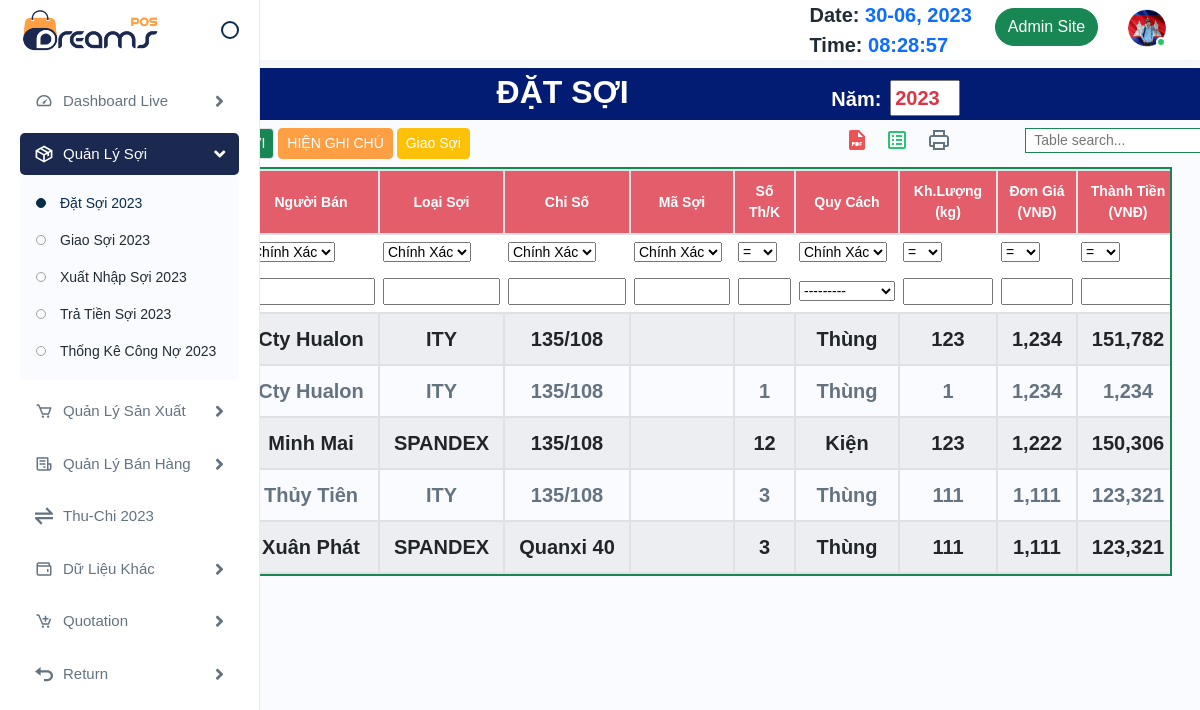
/yarn/order_hn/2023/ (signed in), run on the app's committed database.
### yarn_manage/models.py (models this page shows, shortened)
class YarnOrder(models.Model):
    Package_choice = [('T', 'Thùng'), ('K', 'Kiện'), ]
    Date = models.DateField(verbose_name='Ngày:')
    year = models.SmallIntegerField(editable=False)
    Vendor = models.ForeignKey(YarnVendor, on_delete=models.RESTRICT, verbose_name='Người Bán:')
    YarnType = models.ForeignKey(YarnType, on_delete=models.RESTRICT, verbose_name='Loại Sợi:')
    YarnStats = models.CharField(max_length=15, verbose_name='Chỉ Số Sợi:')
    YarnCode = models.CharField(max_length=10, null=True, blank=True, verbose_name='Mã Sợi:')
    Box_Pack = models.CharField(max_length=1, choices=Package_choice, verbose_name='Quy Cách:')
    BoxQty = models.PositiveSmallIntegerField(null=True, blank=True, verbose_name='Số Thùng/Kiện:')
    Weight = models.DecimalField(max_digits=9, decimal_places=2, validators=[MinValueValidator(1)],
                                 verbose_name='Khối Lượng:')
    Price = models.DecimalField(max_digits=9, decimal_places=2, validators=[MinValueValidator(1000)],
                                verbose_name='Đơn Giá:')
    BatchNo = models.PositiveSmallIntegerField(validators=[MinValueValidator(1)], verbose_name='Số Lô:')
    BatchID = models.CharField(max_length=10, unique=True, blank=True, editable=False, verbose_name='Mã Lô:')
    Amount = models.DecimalField(max_digits=12, decimal_places=2, editable=False, verbose_name='Thành Tiền:')
    Rest_B = models.SmallIntegerField(null=True, blank=True, editable=False, verbose_name='Số Th/K Còn Lại:')
    Rest_W = models.DecimalField(null=True, blank=True, editable=False, max_digits=9, decimal_places=2, verbose_name='Kh/Lượng Còn:')
    Note = models.CharField(max_length=100, blank=True, null=True, verbose_name='Ghi Chú:')
    Creator = models.ForeignKey(User, blank=True, on_delete=models.RESTRICT, verbose_name='Người Tạo:')
    Created_Time = models.DateTimeField(auto_now=True, editable=False)
    class Meta:
        verbose_name_plural = '2.1 Đặt Sợi'

class YarnVendor(models.Model):
    Name = models.CharField(max_length=20, unique=True, verbose_name='Tên NBH:')
    Code = models.PositiveSmallIntegerField(unique=True, validators=[MinValueValidator(1)], verbose_name='Mã NBH:')
    VendorCode = models.CharField(max_length=7, unique=True, blank=True, editable=False)
    Address = models.CharField(max_length=100, blank=True, null=True, verbose_name='Địa Chỉ:')
    class Meta:
        verbose_name_plural = '1.1 NCC Sợi'

class YarnType(models.Model):
    Name = models.CharField(max_length=20, unique=True, verbose_name='Loại Sợi:')
    class Meta:
        verbose_name_plural = '1.2 Loại Sợi'
    def __str__(self):
        return f'{self.Name}'

### yarn_manage/views.py (the view)
# urls.py: path('yarn/order_hn/<int:year>/', views.order_hn, name='yarn_order_hn'),
@login_required
def order_hn(request, year=datetime.now().year, hn=True):
    field_filters = [
        {
            'field_name': 'Date', 'filter_input': request.GET.get('col1_filter'),
            'filter_option': request.GET.get('filter_option_1'), 'related_name': None,
        },
        {
            'field_name': 'Vendor', 'filter_input': request.GET.get('col2_filter'),
            'filter_option': request.GET.get('filter_option_2'), 'related_name': 'Name',
        },
        {
            'field_name': 'YarnType', 'filter_input': request.GET.get('col3_filter'),
            'filter_option': request.GET.get('filter_option_3'), 'related_name': None,
        },
        {
            'field_name': 'YarnStats', 'filter_input': request.GET.get('col4_filter'),
            'filter_option': request.GET.get('filter_option_4'), 'related_name': None,
        },
        {
            'field_name': 'YarnCode', 'filter_input': request.GET.get('col5_filter'),
            'filter_option': request.GET.get('filter_option_5'), 'related_name': None,
        },
        {
            'field_name': 'BoxQty', 'filter_input': request.GET.get('col6_filter'),
            'filter_option': request.GET.get('filter_option_6'), 'related_name': None,
        },
        {
            'field_name': 'Box_Pack', 'filter_input': request.GET.get('col7_filter'),
            'filter_option': request.GET.get('filter_option_7'), 'related_name': None,
        },
        {
            'field_name': 'Weight', 'filter_input': request.GET.get('col8_filter'),
            'filter_option': request.GET.get('filter_option_8'), 'related_name': None,
        },
        {
            'field_name': 'Price', 'filter_input': request.GET.get('col9_filter'),
            'filter_option': request.GET.get('filter_option_9'), 'related_name': None,
        },
        {
            'field_name': 'Amount', 'filter_input': request.GET.get('col10_filter'),
            'filter_option': request.GET.get('filter_option_10'), 'related_name': None,
        },
        {
            'field_name': 'BatchID', 'filter_input': request.GET.get('col11_filter'),
            'filter_option': request.GET.get('filter_option_11'), 'related_name': None,
        },
        {
            'field_name': 'Rest_B', 'filter_input': request.GET.get('col12_filter'),
            'filter_option': request.GET.get('filter_option_12'), 'related_name': None,
        },
        {
            'field_name': 'Rest_W', 'filter_input': request.GET.get('col13_filter'),
            'filter_option': request.GET.get('filter_option_13'), 'related_name': None,
        },
    ]
    filter_query = gf.generate_filter(field_filters)
    try:
        rows = YarnOrder.objects.filter(filter_query, year=year).order_by('Date')
        if filter_query:
            messages.success(request, 'Lọc Dữ Liệu Thành Công')
    except ValidationError:
        rows = YarnOrder.objects.filter(year=year).order_by('Date')
        messages.error(request, 'Lỗi: Kiểu Dữ Liệu Lọc Không Hợp Lệ')
    selection_generator = [('1', 'date'), ('2', 'text'), ('3', 'text'), ('4', 'text'), ('5', 'text'),
                           ('6', 'number'), ('7', 'text'), ('8', 'number'), ('9', 'number'),
                           ('10', 'number'), ('11', 'text'), ('12', 'number'), ('13', 'number')]
    context = {
        'nav': 'yarn_order',
        'hn': hn,
        'year': year,
        'rows': rows,
        'pack_types': YarnOrder.Package_choice,
        'selection_generator': selection_generator,
    }
    return render(request, 'Yarn/Order/Order.html', context)

### supports/generate_filter.py (called while the page is built, shortened)
def generate_filter(field_filters):
    filter_queries = []
    for field_filter in field_filters:
        field_name = field_filter['field_name']
        filter_input = field_filter['filter_input']
        filter_option = field_filter['filter_option']
        related_name = field_filter['related_name']
    filter_query = Q()
    for query in filter_queries:
        filter_query &= query
    return filter_query

### templates/Yarn/Order/Order.html (shortened to what this page needs)
{% extends 'CoreParts/base.html' %}
{% load humanize %}
{% load static %}
{% block content %}
<div class="container-fluid">
    <div class="col-md-12 mx-3 my-2" style="background-color:#021b73">
        <div class="row">
            <div class="col-md-4 offset-md-3">
                <h2 class="text-center text-white fw-bold fs-2">ĐẶT SỢI</h2>
            </div>
            <div class="col-md-3 mt-2 me-auto">
                <form id="year-form" method="POST">
                    <div class="row">
                        <label class="text-white fs-5 fw-bold col-md-2 mt-2 offset-md-3" for="year">Năm:</label>
                        <input name="year" id="year"
                               class="col-md-3 mx-2 mt-1 mb-1 text-center text-danger fs-5 fw-bold ms-4 px-0"
                               type="number" value="{{ year }}" required>
                    </div>
                </form>
            </div>
        </div>
    </div>
    <div class="row">
        <div class="col-md-7 offset-md-1">
            <a type="button" class="btn btn-success btn-sm border" href="{% url 'yarn_order_add' %}">THÊM MỚI</a>
            {% if hn == True %}
            <a type="button" class="btn btn-primary btn-sm border" href="{% url 'yarn_order' year %}">HIỆN GHI CHÚ</a>
            {% else %}
            <a type="button" class="btn btn-secondary btn-sm border" href="{% url 'yarn_order_hn' year %} ">ẨN GHI
                CHÚ</a>
            {% endif %}
            <a type="button" class="btn btn-warning text-white btn-sm"
               href="{% url 'yarn_delivery_hn' year %}">Giao Sợi</a>
        </div>
        <div class="col-md-2 wordset">
            <ul>
                <li>
                    <a data-bs-toggle="tooltip" data-bs-placement="top" title=""
                       data-bs-original-title="Pdf: unavailable"
                       aria-label="pdf"><img src="{% static 'assets/img/icons/pdf.svg' %}" alt="img"></a>
                </li>
                <li>
                    <a href="{% url 'YarnOrder_export' %}?year={{ year }}"
                       data-bs-toggle="tooltip" data-bs-placement="top" title="" data-bs-original-title="Excel"
                       aria-label="excel"><img src="{% static 'assets/img/icons/excel.svg' %}" alt="img"></a>
                </li>
                <li>
                    <a data-bs-toggle="tooltip" data-bs-placement="top" title=""
                       data-bs-original-title="Print: unavailable"
                       aria-label="print"><img src="{% static 'assets/img/icons/printer.svg' %}" alt="img"></a>
                </li>
            </ul>
        </div>
        <div class="col-md-2">
            <input class="border border-success px-2" type="text" id="my-filter" placeholder="Table search...">
        </div>
    </div>
    <div class="row my-2 mx-3 border border-success border-2 table-responsive" style="max-height:66vh; overflow-x:auto">
        <table class="table table-striped table-auto table-hover table-bordered table-sm table-responsive me-5">
            <thead class="bg-yarn-order">
            <tr class="text-center">
                <th scope="col" class="header-cell border text-wrap text-white" style="vertical-align:middle">Ngày</th>
                <th scope="col" class="header-cell border text-wrap text-white" style="vertical-align:middle">Người Bán</th>
                <th scope="col" class="header-cell border text-wrap text-white" style="vertical-align:middle">Loại Sợi</th>
                <th scope="col" class="header-cell border text-wrap text-white" style="vertical-align:middle">Chỉ Số</th>
                <th scope="col" class="header-cell border text-wrap text-white" style="vertical-align:middle">Mã Sợi</th>
                <th scope="col" class="header-cell border text-wrap text-white" style="vertical-align:middle">Số Th/K</th>
                <th scope="col" class="header-cell border text-wrap text-white" style="vertical-align:middle">Quy Cách</th>
                <th scope="col" class="header-cell border text-wrap text-white" style="vertical-align:middle">Kh.Lượng (kg)</th>
                <th scope="col" class="header-cell border text-wrap text-white" style="vertical-align:middle">Đơn Giá (VNĐ)</th>
                <th scope="col" class="header-cell border text-wrap text-white" style="vertical-align:middle">Thành Tiền (VNĐ)</th>
            </tr>
            <form id="filter-form" method="GET"
                  action="{% if hn == True %} {% url 'yarn_order_hn' year %} {% else %} {% url 'yarn_order' year %} {% endif %}">
                <tr class="bg-white">
                    {% for select in selection_generator %}
                    <td>
                        <select class="select-filter-type" name="filter_option_{{select.0}}">
                            {% if select.1 == 'text' %}
                            <option value="exact">Chính Xác</option>
                            {% elif select.1 == 'number' or select.1 == 'date' %}
                            <option value="exact">=</option>
                            {% endif %}
                        </select>
                    </td>
                    {% endfor %}
                </tr>
                <tr class="bg-white">
                    <td><input class="filter-input" style="width:1px" type="date" name="col1_filter"
                               value="{{ request.GET.col1_filter }}"></td>
                    <td><input class="filter-input" style="width:1px" type="text" name="col2_filter"
                               value="{{ request.GET.col2_filter }}"></td>
                    <td><input class="filter-input" style="width:1px" type="text" name="col3_filter"
                               value="{{ request.GET.col3_filter }}"></td>
                    <td><input class="filter-input" style="width:1px" type="text" name="col4_filter"
                               value="{{ request.GET.col4_filter }}"></td>
                    <td><input class="filter-input" style="width:1px" type="text" name="col5_filter"
                               value="{{ request.GET.col5_filter }}"></td>
                    <td><input class="filter-input" style="width:1px" type="number" step="0" name="col6_filter"
                               value="{{ request.GET.col6_filter }}"></td>
                    <td><select class="filter-input" style="width:1px" type="text" name="col7_filter">
                                <option value="">---------</option>
                        </select>
                    </td>
                    <td><input class="filter-input" style="width:1px" type="number" step="any" name="col8_filter"
                               value="{{ request.GET.col8_filter }}"></td>
                    <td><input class="filter-input" style="width:1px" type="number" step="any" name="col9_filter"
                               value="{{ request.GET.col9_filter }}"></td>
                    <td><input class="filter-input" style="width:1px" type="number" step="any" name="col10_filter"
                               value="{{ request.GET.col10_filter }}"></td>
                </tr>
            </form>
            </thead>
            <tbody>
            {% for row in rows %}
            <tr class="my-0 tr-filter">
                <td class="border text-center fw-bold fs-5">{{ row.Date|date:'d-m-Y' }}</td>
                <td class="border text-center fw-bold fs-5">{{ row.Vendor.Name }}</td>
                <td class="border text-center fw-bold fs-5">{{ row.YarnType }}</td>
                <td class="border text-center fw-bold fs-5">{{ row.YarnStats }}</td>
                <td class="border text-center fw-bold fs-5">{{ row.YarnCode|default:'' }}</td>
                <td class="border text-center fw-bold fs-5">{{ row.BoxQty|default:'' }}</td>
                <td class="border text-center fw-bold fs-5">{{ row.get_Box_Pack_display }}</td>
                <td class="border text-center fw-bold fs-5">{{ row.Weight.normalize|intcomma }}</td>
                <td class="border text-center fw-bold fs-5">{{ row.Price.normalize|intcomma }}</td>
                <td class="border text-center fw-bold fs-5">{{ row.Amount.normalize|intcomma }}</td>
            </tr>
            {% endfor %}
            </tbody>
        </table>
    </div>
</div>
{% endblock %}

### static/assets/css/my_custom.css (style rules this page uses)
thead { position: sticky; top: 0; z-index: 1; }

### data on the page
YarnOrder: Vendor.Name "Cty Hualon", YarnType "ITY", YarnStats "135/108", Box_Pack "Thùng", Weight.normalize "123", Price.normalize "1,234", Amount.normalize "151,782"
YarnOrder: Vendor.Name "Cty Hualon", YarnType "ITY", YarnStats "135/108", BoxQty "1", Box_Pack "Thùng", Weight.normalize "1", Price.normalize "1,234", Amount.normalize "1,234"
YarnOrder: Vendor.Name "Minh Mai", YarnType "SPANDEX", YarnStats "135/108", BoxQty "12", Box_Pack "Kiện", Weight.normalize "123", Price.normalize "1,222", Amount.normalize "150,306"
YarnOrder: Vendor.Name "Thủy Tiên", YarnType "ITY", YarnStats "135/108", BoxQty "3", Box_Pack "Thùng", Weight.normalize "111", Price.normalize "1,111", Amount.normalize "123,321"
YarnOrder: Vendor.Name "Xuân Phát", YarnType "SPANDEX", YarnStats "Quanxi 40", BoxQty "3", Box_Pack "Thùng", Weight.normalize "111", Price.normalize "1,111", Amount.normalize "123,321"

### other printed values
{{ current_year }} "2023"
